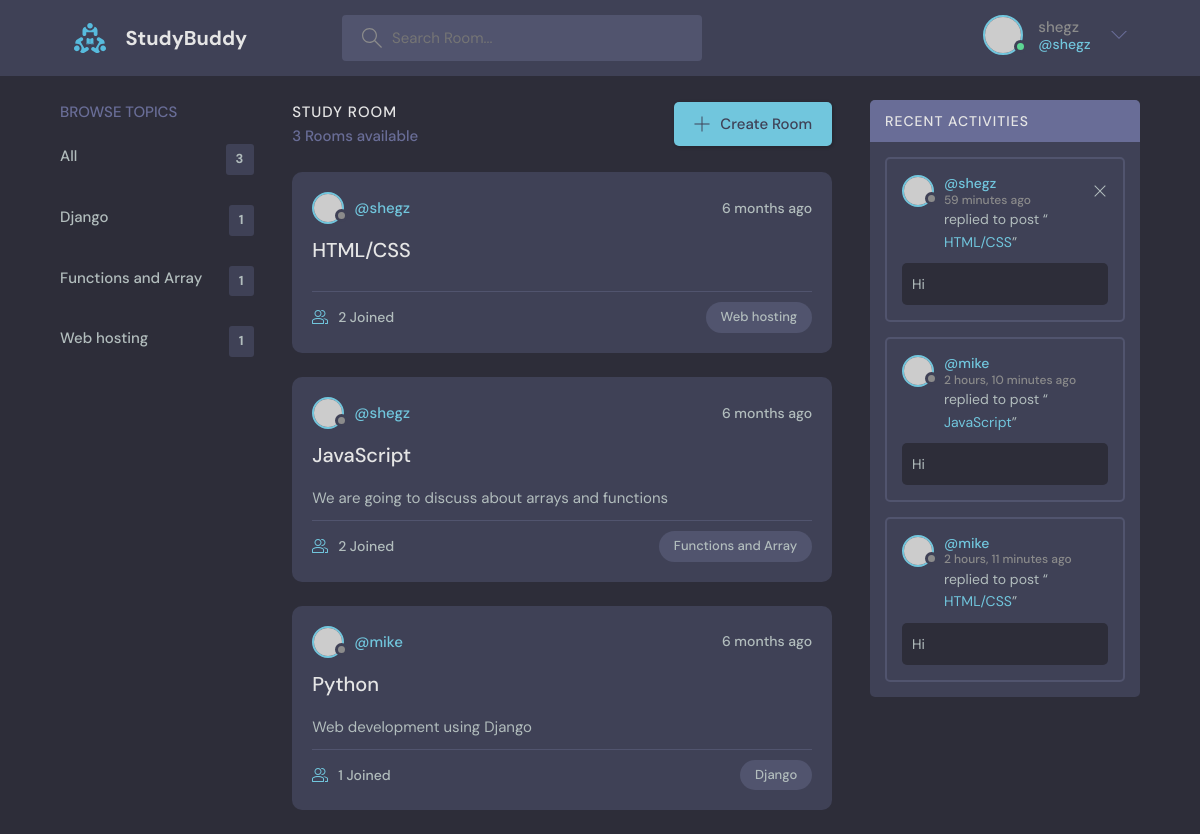
The app's page / (signed in) with its own data.
### base/models.py (models this page shows, shortened)
class Topic(models.Model):
    name = models.CharField(max_length=150)

class Room(models.Model):
    host = models.ForeignKey(User, on_delete=models.SET_NULL, null=True)
    topic = models.ForeignKey(Topic, on_delete=models.SET_NULL, null=True)
    name = models.CharField(max_length=200, null=True)
    description = models.TextField(null=True, blank=True)
    participants = models.ManyToManyField(
        User, related_name='participants', blank=True)
    updated = models.DateTimeField(auto_now=True)
    created = models.DateTimeField(auto_now_add=True)
    class Meta:
        ordering = ['-updated', '-created']
    def __str__(self):
        return self.name

class Message(models.Model):
    user = models.ForeignKey(User, on_delete=models.CASCADE)
    room = models.ForeignKey(Room, on_delete=models.CASCADE)
    body = models.TextField()
    updated = models.DateTimeField(auto_now=True)
    created = models.DateTimeField(auto_now_add=True)
    class Meta:
        ordering = ['-updated', '-created']

### base/views.py (the view)
# urls.py: path('', views.home, name="home"),
def home(request):
    q = request.GET.get('q') if request.GET.get('q') != None else ''
    rooms = Room.objects.filter(
        Q(topic__name__icontains=q) | Q(name__icontains=q))
    topics = Topic.objects.all()
    room_count = rooms.count()
    room_messages = Message.objects.filter(Q(room__topic__name__icontains=q))
    context = {'rooms': rooms, 'topics': topics,
               'room_count': room_count, 'room_messages': room_messages}
    return render(request, 'base/home.html', context)

### base/templates/base/home.html (shortened to what this page needs)
{% extends 'main.html'%}
{% block content %}
<main class="layout layout--3">
    <div class="container">
        <div>
            {% include 'base/topics_component.html' %}
        </div>
        <div>
            <div class="roomList__header">
                <div>
                    <h2>Study Room</h2>
                    <p>{{room_count}} Rooms available</p>
                </div>
                <a class="btn btn--main" href="{% url 'create-room' %}">
                    <svg version="1.1" xmlns="http://www.w3.org/2000/svg" width="32" height="32" viewBox="0 0 32 32">
                        <title>add</title>
                        <path
                            d="M16.943
                            0.943h-1.885v14.115h-14.115v1.885h14.115v14.115h1.885v-14.115h14.115v-1.885h-14.115v-14.115z">
                        </path>
                    </svg>
                    Create Room
                </a>
            </div>
            {% include 'base/feed_component.html' %}
        </div>
        <div>
            {% include 'base/activity_component.html' %}
        </div>
    </div>
</main>
{% endblock content %}

### templates/navbar.html (shortened to what this page needs)
{% load static %}
<header class="header header--loggedIn">
    <div class="container">
        <a href="{% url 'home' %}" class="header__logo">
            <img src="{% static 'images/logo.svg' %}" />
            <h1>StudyBuddy</h1>
        </a>
        <form class="header__search" action="{% url 'home' %}" method="GET">
            <label>
                <input type="text" placeholder="Search Room..." name="q">
            </label>
        </form>
        <nav class="header__menu">
            <div class="header__user">
                {% if request.user.is_authenticated %}
                <a href="{% url 'user-profile' request.user.id%}">
                    <div class="avatar avatar--medium active">
                        <img src="https://randomuser.me/api/portraits/men/37.jpg" />
                    </div>
                    <p>{{request.user.username}} <span>@{{request.user}}</span></p>
                </a>
                {% else %}
                <a href="{% url 'login' %}">
                    <img src="{% static 'images/avatar.svg' %}" />
                    <p>Login</p>
                </a>
                {% endif %}
                <button class="dropdown-button">
                    <svg version="1.1" xmlns="http://www.w3.org/2000/svg" width="32" height="32" viewBox="0 0 32 32">
                        <title>chevron-down</title>
                        <path d="M16 21l-13-13h-3l16 16 16-16h-3l-13 13z"></path>
                    </svg>
                </button>
            </div>
        </nav>
    </div>
</header>

### base/templates/base/topics_component.html
<div class="topics">
    <div class="topics__header">
        <h2>Browse Topics</h2>
    </div>
    <ul class="topics__list">
        <li>
            <a href="{% url 'home' %}">All<span>{{topics.count}}</span></a>
        </li>
        {% for topic in topics %}
        <li>
            <a href="{% url 'home' %}?q={{ topic.name }}">{{topic.name}}<span>{{topic.room_set.all.count}}</span></a>
        </li>
        {% endfor %}
    </ul>
</div>

### base/templates/base/feed_component.html (shortened to what this page needs)
<div class="roomList">
    {% for i in rooms %}
    <div class="roomListRoom">
        <div class="roomListRoom__header">
            <a href="{% url 'user-profile' i.host.id %}" class="roomListRoom__author">
                <div class="avatar avatar--small">
                    <img src="https://randomuser.me/api/portraits/women/11.jpg" />
                </div>
                <span>@{{i.host.username}}</span>
            </a>
            <div class="roomListRoom__actions">
                <span>{{i.created|timesince}} ago</span>
            </div>
        </div>
        <div class="roomListRoom__content">
            <a href="{% url 'room' i.id%}">{{i.name}}</a>
            <p>
                {{i.description}}
            </p>
        </div>
        <div class="roomListRoom__meta">
            <a href="{% url 'room' i.id%}" class="roomListRoom__joined">
                {{i.participants.all.count}} Joined
            </a>
            <p class="roomListRoom__topic">{{i.topic.name}}</p>
        </div>
    </div>
    {% endfor %}
</div>

### base/templates/base/activity_component.html
<div class="activities">
    <div class="activities__header">
        <h2>Recent Activities</h2>
    </div>
    {% for m in room_messages %}
    <div class="activities__box">
        <div class="activities__boxHeader roomListRoom__header">
            <a href="{% url 'user-profile' m.user.id %}"
                class="roomListRoom__author">
                <div class="avatar avatar--small">
                    <img src="https://randomuser.me/api/portraits/women/11.jpg"
                        />
                </div>
                <p>
                    @{{m.user}}
                    <span>{{m.created|timesince}} ago</span>
                </p>
            </a>
            {% if request.user == m.user %}
            <div class="roomListRoom__actions">
                <a href="{% url 'delete-message' m.id %}">
                    <svg version="1.1" xmlns="http://www.w3.org/2000/svg"
                        width="32" height="32" viewBox="0 0 32 32">
                        <title>remove</title>
                        <path
                            d="M27.314 6.019l-1.333-1.333-9.98
                            9.981-9.981-9.981-1.333 1.333 9.981 9.981-9.981 9.98
                            1.333 1.333 9.981-9.98 9.98 9.98
                            1.333-1.333-9.98-9.98 9.98-9.981z"></path>
                    </svg>
                </a>
            </div>
            {% endif %}
        </div>
        <div class="activities__boxContent">
            <p>replied to post “<a href="{% url 'room' m.room.id%}">{{m.room}}</a>”</p>
            <div class="activities__boxRoomContent">
                <p>{{m.body}}</p>
            </div>
        </div>
    </div>
    {% endfor %}
</div>

### records on screen
Topic: name "Django", room_set.all.count "1"
Topic: name "Functions and Array", room_set.all.count "1"
Topic: name "Web hosting", room_set.all.count "1"
Room: host.username "shegz", created "6 months", name "HTML/CSS", participants.all.count "2", topic.name "Web hosting"
Room: host.username "shegz", created "6 months", name "JavaScript", description "We are going to discuss about arrays and functions", participants.all.count "2", topic.name "Functions and Array"
Room: host.username "mike", created "6 months", name "Python", description "Web development using Django", participants.all.count "1", topic.name "Django"
Message: user "shegz", created "59 minutes", room "HTML/CSS", body "Hi"
Message: user "mike", created "2 hours, 10 minutes", room "JavaScript", body "Hi"
Message: user "mike", created "2 hours, 11 minutes", room "HTML/CSS", body "Hi"

### other values on screen
{{ request.user.username }} "shegz"
{{ request.user }} "shegz"
{{ topics.count }} "3"
{{ room_count }} "3"
